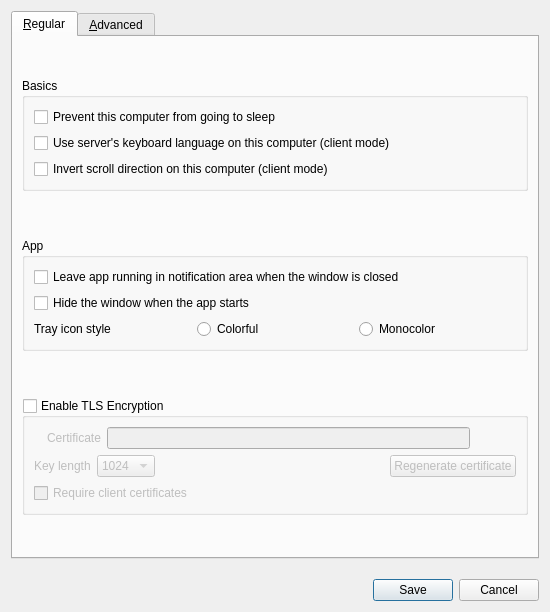
<?xml version="1.0" encoding="UTF-8"?>
<ui version="4.0">
 <class>SettingsDialog</class>
 <widget class="QDialog" name="SettingsDialog">
  <property name="geometry">
   <rect>
    <x>0</x>
    <y>0</y>
    <width>550</width>
    <height>612</height>
   </rect>
  </property>
  <property name="windowTitle">
   <string>Preferences</string>
  </property>
  <property name="modal">
   <bool>true</bool>
  </property>
  <layout class="QVBoxLayout" name="_13">
   <property name="spacing">
    <number>20</number>
   </property>
   <item>
    <widget class="QTabWidget" name="tabWidget">
     <widget class="QWidget" name="tabRegular">
      <property name="sizePolicy">
       <sizepolicy hsizetype="Preferred" vsizetype="Fixed">
        <horstretch>0</horstretch>
        <verstretch>0</verstretch>
       </sizepolicy>
      </property>
      <attribute name="title">
       <string>&amp;Regular</string>
      </attribute>
      <layout class="QVBoxLayout" name="_8">
       <property name="spacing">
        <number>15</number>
       </property>
       <item>
        <widget class="QGroupBox" name="groupBasics">
         <property name="sizePolicy">
          <sizepolicy hsizetype="Preferred" vsizetype="Maximum">
           <horstretch>0</horstretch>
           <verstretch>0</verstretch>
          </sizepolicy>
         </property>
         <property name="title">
          <string>Basics</string>
         </property>
         <layout class="QVBoxLayout" name="_10">
          <item>
           <widget class="QCheckBox" name="cbPreventSleep">
            <property name="text">
             <string>Prevent this computer from going to sleep</string>
            </property>
           </widget>
          </item>
          <item>
           <widget class="QCheckBox" name="cbLanguageSync">
            <property name="text">
             <string>Use server's keyboard language on this computer (client mode)</string>
            </property>
           </widget>
          </item>
          <item>
           <widget class="QCheckBox" name="cbScrollDirection">
            <property name="text">
             <string>Invert scroll direction on this computer (client mode)</string>
            </property>
           </widget>
          </item>
         </layout>
        </widget>
       </item>
       <item>
        <widget class="QGroupBox" name="groupApp">
         <property name="sizePolicy">
          <sizepolicy hsizetype="Preferred" vsizetype="Maximum">
           <horstretch>0</horstretch>
           <verstretch>0</verstretch>
          </sizepolicy>
         </property>
         <property name="title">
          <string>App</string>
         </property>
         <layout class="QVBoxLayout" name="_9">
          <item>
           <widget class="QCheckBox" name="cbCloseToTray">
            <property name="text">
             <string>Leave app running in notification area when the window is closed</string>
            </property>
           </widget>
          </item>
          <item>
           <widget class="QCheckBox" name="cbAutoHide">
            <property name="text">
             <string>Hide the window when the app starts</string>
            </property>
           </widget>
          </item>
          <item>
           <layout class="QHBoxLayout" name="horizontalLayout_8">
            <item>
             <widget class="QLabel" name="lblTrayIconStyle">
              <property name="text">
               <string>Tray icon style</string>
              </property>
             </widget>
            </item>
            <item>
             <widget class="QRadioButton" name="rbIconColorful">
              <property name="text">
               <string>Colorful</string>
              </property>
             </widget>
            </item>
            <item>
             <widget class="QRadioButton" name="rbIconMono">
              <property name="text">
               <string>Monocolor</string>
              </property>
             </widget>
            </item>
           </layout>
          </item>
         </layout>
        </widget>
       </item>
       <item>
        <widget class="QGroupBox" name="groupSecurity">
         <property name="sizePolicy">
          <sizepolicy hsizetype="Preferred" vsizetype="Maximum">
           <horstretch>0</horstretch>
           <verstretch>0</verstretch>
          </sizepolicy>
         </property>
         <property name="title">
          <string>Enable TLS Encryption</string>
         </property>
         <property name="checkable">
          <bool>true</bool>
         </property>
         <property name="checked">
          <bool>false</bool>
         </property>
         <layout class="QVBoxLayout" name="_11">
          <item>
           <widget class="QWidget" name="widgetTlsCert" native="true">
            <layout class="QHBoxLayout" name="_12">
             <property name="leftMargin">
              <number>0</number>
             </property>
             <property name="topMargin">
              <number>0</number>
             </property>
             <property name="rightMargin">
              <number>0</number>
             </property>
             <property name="bottomMargin">
              <number>0</number>
             </property>
             <item>
              <widget class="QLabel" name="lblTlsCertInfo">
               <property name="text">
                <string notr="true"/>
               </property>
              </widget>
             </item>
             <item>
              <widget class="QLabel" name="lblTlsCert">
               <property name="sizePolicy">
                <sizepolicy hsizetype="Preferred" vsizetype="Fixed">
                 <horstretch>0</horstretch>
                 <verstretch>0</verstretch>
                </sizepolicy>
               </property>
               <property name="text">
                <string>Certificate</string>
               </property>
              </widget>
             </item>
             <item>
              <widget class="QLineEdit" name="lineTlsCertPath">
               <property name="minimumSize">
                <size>
                 <width>0</width>
                 <height>0</height>
                </size>
               </property>
              </widget>
             </item>
             <item>
              <widget class="QPushButton" name="btnTlsCertPath">
               <property name="cursor">
                <cursorShape>PointingHandCursor</cursorShape>
               </property>
               <property name="text">
                <string/>
               </property>
               <property name="icon">
                <iconset theme="QIcon::ThemeIcon::DocumentOpen"/>
               </property>
               <property name="flat">
                <bool>true</bool>
               </property>
              </widget>
             </item>
            </layout>
           </widget>
          </item>
          <item>
           <layout class="QHBoxLayout" name="horizontalLayout_5">
            <property name="topMargin">
             <number>0</number>
            </property>
            <item>
             <widget class="QLabel" name="lblTlsKeyLength">
              <property name="sizePolicy">
               <sizepolicy hsizetype="Preferred" vsizetype="Fixed">
                <horstretch>0</horstretch>
                <verstretch>0</verstretch>
               </sizepolicy>
              </property>
              <property name="text">
               <string>Key length</string>
              </property>
             </widget>
            </item>
            <item>
             <widget class="QComboBox" name="comboTlsKeyLength">
              <item>
               <property name="text">
                <string>1024</string>
               </property>
              </item>
              <item>
               <property name="text">
                <string>2048</string>
               </property>
              </item>
              <item>
               <property name="text">
                <string>4096</string>
               </property>
              </item>
             </widget>
            </item>
            <item>
             <spacer name="horizontalSpacer_2">
              <property name="orientation">
               <enum>Qt::Orientation::Horizontal</enum>
              </property>
              <property name="sizeHint" stdset="0">
               <size>
                <width>40</width>
                <height>20</height>
               </size>
              </property>
             </spacer>
            </item>
            <item>
             <widget class="QPushButton" name="btnTlsRegenCert">
              <property name="text">
               <string>Regenerate certificate</string>
              </property>
              <property name="icon">
               <iconset theme="QIcon::ThemeIcon::ViewRefresh"/>
              </property>
             </widget>
            </item>
           </layout>
          </item>
          <item>
           <widget class="QCheckBox" name="cbRequireClientCert">
            <property name="text">
             <string>Require client certificates</string>
            </property>
           </widget>
          </item>
         </layout>
        </widget>
       </item>
      </layout>
     </widget>
     <widget class="QWidget" name="tabAdvanced">
      <property name="sizePolicy">
       <sizepolicy hsizetype="Preferred" vsizetype="Fixed">
        <horstretch>0</horstretch>
        <verstretch>0</verstretch>
       </sizepolicy>
      </property>
      <attribute name="title">
       <string>&amp;Advanced</string>
      </attribute>
      <layout class="QVBoxLayout" name="_2">
       <property name="spacing">
        <number>15</number>
       </property>
       <item>
        <widget class="QGroupBox" name="groupNetworking">
         <property name="sizePolicy">
          <sizepolicy hsizetype="Preferred" vsizetype="Maximum">
           <horstretch>0</horstretch>
           <verstretch>0</verstretch>
          </sizepolicy>
         </property>
         <property name="title">
          <string>Networking</string>
         </property>
         <layout class="QHBoxLayout" name="horizontalLayout">
          <item>
           <widget class="QLabel" name="lblPort">
            <property name="sizePolicy">
             <sizepolicy hsizetype="Preferred" vsizetype="Fixed">
              <horstretch>0</horstretch>
              <verstretch>0</verstretch>
             </sizepolicy>
            </property>
            <property name="text">
             <string>Port</string>
            </property>
           </widget>
          </item>
          <item>
           <widget class="QSpinBox" name="sbPort">
            <property name="enabled">
             <bool>true</bool>
            </property>
            <property name="sizePolicy">
             <sizepolicy hsizetype="MinimumExpanding" vsizetype="Fixed">
              <horstretch>0</horstretch>
              <verstretch>0</verstretch>
             </sizepolicy>
            </property>
            <property name="maximum">
             <number>65535</number>
            </property>
            <property name="value">
             <number>24800</number>
            </property>
           </widget>
          </item>
          <item>
           <widget class="QLabel" name="lblNetworkIp">
            <property name="sizePolicy">
             <sizepolicy hsizetype="Preferred" vsizetype="Fixed">
              <horstretch>0</horstretch>
              <verstretch>0</verstretch>
             </sizepolicy>
            </property>
            <property name="text">
             <string>Network IP</string>
            </property>
           </widget>
          </item>
          <item>
           <widget class="QLineEdit" name="lineInterface">
            <property name="enabled">
             <bool>true</bool>
            </property>
           </widget>
          </item>
         </layout>
        </widget>
       </item>
       <item>
        <widget class="QGroupBox" name="groupLogs">
         <property name="sizePolicy">
          <sizepolicy hsizetype="Preferred" vsizetype="Maximum">
           <horstretch>0</horstretch>
           <verstretch>0</verstretch>
          </sizepolicy>
         </property>
         <property name="title">
          <string>Logs</string>
         </property>
         <layout class="QGridLayout" name="_3">
          <property name="topMargin">
           <number>15</number>
          </property>
          <property name="bottomMargin">
           <number>15</number>
          </property>
          <property name="verticalSpacing">
           <number>7</number>
          </property>
          <item row="0" column="1">
           <spacer name="horizontalSpacer_5">
            <property name="orientation">
             <enum>Qt::Orientation::Horizontal</enum>
            </property>
            <property name="sizeHint" stdset="0">
             <size>
              <width>40</width>
              <height>20</height>
             </size>
            </property>
           </spacer>
          </item>
          <item row="0" column="0">
           <widget class="QCheckBox" name="cbLogToFile">
            <property name="text">
             <string>Log to file</string>
            </property>
           </widget>
          </item>
          <item row="0" column="3">
           <widget class="QComboBox" name="comboLogLevel">
            <item>
             <property name="text">
              <string>Info</string>
             </property>
            </item>
            <item>
             <property name="text">
              <string>Debug</string>
             </property>
            </item>
            <item>
             <property name="text">
              <string>Debug1</string>
             </property>
            </item>
            <item>
             <property name="text">
              <string>Debug2</string>
             </property>
            </item>
           </widget>
          </item>
          <item row="0" column="2">
           <widget class="QLabel" name="lblLogLevel">
            <property name="sizePolicy">
             <sizepolicy hsizetype="Preferred" vsizetype="Fixed">
              <horstretch>0</horstretch>
              <verstretch>0</verstretch>
             </sizepolicy>
            </property>
            <property name="text">
             <string>Level</string>
            </property>
           </widget>
          </item>
          <item row="1" column="0" colspan="4">
           <widget class="QWidget" name="widgetLogFilename" native="true">
            <property name="sizePolicy">
             <sizepolicy hsizetype="Preferred" vsizetype="Maximum">
              <horstretch>0</horstretch>
              <verstretch>0</verstretch>
             </sizepolicy>
            </property>
            <layout class="QHBoxLayout" name="_4">
             <property name="spacing">
              <number>3</number>
             </property>
             <property name="leftMargin">
              <number>0</number>
             </property>
             <property name="topMargin">
              <number>0</number>
             </property>
             <property name="rightMargin">
              <number>0</number>
             </property>
             <property name="bottomMargin">
              <number>0</number>
             </property>
             <item>
              <widget class="QLabel" name="labelLogPath">
               <property name="sizePolicy">
                <sizepolicy hsizetype="Preferred" vsizetype="Fixed">
                 <horstretch>0</horstretch>
                 <verstretch>0</verstretch>
                </sizepolicy>
               </property>
               <property name="text">
                <string>Log path</string>
               </property>
              </widget>
             </item>
             <item>
              <spacer name="horizontalSpacer_7">
               <property name="orientation">
                <enum>Qt::Orientation::Horizontal</enum>
               </property>
               <property name="sizeType">
                <enum>QSizePolicy::Policy::Minimum</enum>
               </property>
               <property name="sizeHint" stdset="0">
                <size>
                 <width>20</width>
                 <height>20</height>
                </size>
               </property>
              </spacer>
             </item>
             <item>
              <widget class="QLineEdit" name="lineLogFilename">
               <property name="enabled">
                <bool>true</bool>
               </property>
               <property name="sizePolicy">
                <sizepolicy hsizetype="Expanding" vsizetype="Fixed">
                 <horstretch>0</horstretch>
                 <verstretch>0</verstretch>
                </sizepolicy>
               </property>
              </widget>
             </item>
             <item>
              <widget class="QPushButton" name="btnBrowseLog">
               <property name="enabled">
                <bool>true</bool>
               </property>
               <property name="cursor">
                <cursorShape>PointingHandCursor</cursorShape>
               </property>
               <property name="text">
                <string/>
               </property>
               <property name="icon">
                <iconset theme="QIcon::ThemeIcon::DocumentOpen"/>
               </property>
               <property name="flat">
                <bool>true</bool>
               </property>
              </widget>
             </item>
            </layout>
           </widget>
          </item>
         </layout>
        </widget>
       </item>
       <item>
        <widget class="QGroupBox" name="groupService">
         <property name="enabled">
          <bool>true</bool>
         </property>
         <property name="sizePolicy">
          <sizepolicy hsizetype="Preferred" vsizetype="Maximum">
           <horstretch>0</horstretch>
           <verstretch>0</verstretch>
          </sizepolicy>
         </property>
         <property name="title">
          <string>Use background service (daemon)</string>
         </property>
         <property name="checkable">
          <bool>true</bool>
         </property>
         <property name="checked">
          <bool>false</bool>
         </property>
         <layout class="QGridLayout" name="_6">
          <item row="2" column="0">
           <widget class="QCheckBox" name="cbStopOnDeskSwitch">
            <property name="toolTip">
             <string/>
            </property>
            <property name="text">
             <string>Run as system only when at the login screen and UAC prompt</string>
            </property>
            <property name="autoExclusive">
             <bool>true</bool>
            </property>
           </widget>
          </item>
          <item row="1" column="0">
           <widget class="QCheckBox" name="cbElevateDaemon">
            <property name="text">
             <string>Always run as system (work at login screen and UAC)</string>
            </property>
            <property name="autoExclusive">
             <bool>false</bool>
            </property>
           </widget>
          </item>
         </layout>
        </widget>
       </item>
      </layout>
     </widget>
    </widget>
   </item>
   <item>
    <widget class="QDialogButtonBox" name="buttonBox">
     <property name="orientation">
      <enum>Qt::Orientation::Horizontal</enum>
     </property>
     <property name="standardButtons">
      <set>QDialogButtonBox::StandardButton::Cancel|QDialogButtonBox::StandardButton::Save</set>
     </property>
    </widget>
   </item>
  </layout>
 </widget>
 <tabstops>
  <tabstop>tabWidget</tabstop>
  <tabstop>cbPreventSleep</tabstop>
  <tabstop>cbLanguageSync</tabstop>
  <tabstop>cbScrollDirection</tabstop>
  <tabstop>cbCloseToTray</tabstop>
  <tabstop>cbAutoHide</tabstop>
  <tabstop>rbIconColorful</tabstop>
  <tabstop>rbIconMono</tabstop>
  <tabstop>groupSecurity</tabstop>
  <tabstop>lineTlsCertPath</tabstop>
  <tabstop>btnTlsCertPath</tabstop>
  <tabstop>comboTlsKeyLength</tabstop>
  <tabstop>btnTlsRegenCert</tabstop>
  <tabstop>cbRequireClientCert</tabstop>
  <tabstop>sbPort</tabstop>
  <tabstop>lineInterface</tabstop>
  <tabstop>cbLogToFile</tabstop>
  <tabstop>comboLogLevel</tabstop>
  <tabstop>lineLogFilename</tabstop>
  <tabstop>btnBrowseLog</tabstop>
 </tabstops>
 <resources/>
 <connections/>
</ui>
